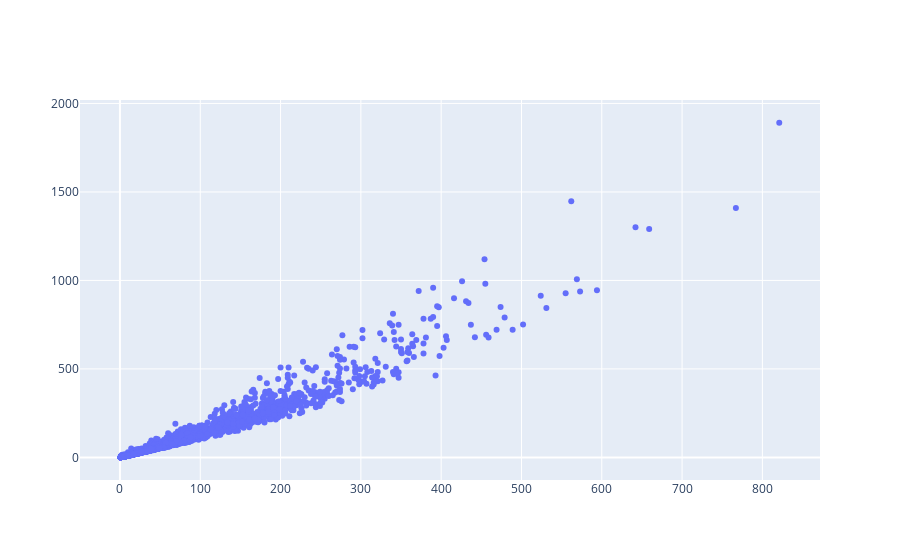

Here is the notebook cell this chart was saved with:
### Code cell
#scatterplot of all products, without widgets:

products = uk.groupby('Description').agg(agg_func)
#filt = products[(products['InvoiceNo']==35) & (products['CustomerID']==30)]

fig = go.Figure(data=go.Scatter(x=products.CustomerID, y=products.InvoiceNo, text=products.index,
                         mode='markers', name='markers'))

fig.show()

### Figure 1 — Plotly figure (JSON) as saved in the notebook; plotly's stock layout.template omitted (floating-point values rounded to 4 significant figures; data arrays with more than 128 entries replaced by an {"elided": "..."} marker saying what was removed)
{"data": [{"mode": "markers", "name": "markers", "text": {"elided": "3620 str values"}, "type": "scatter", "x": {"elided": "3620 int values"}, "y": {"elided": "3620 int values"}}], "layout": {}}
